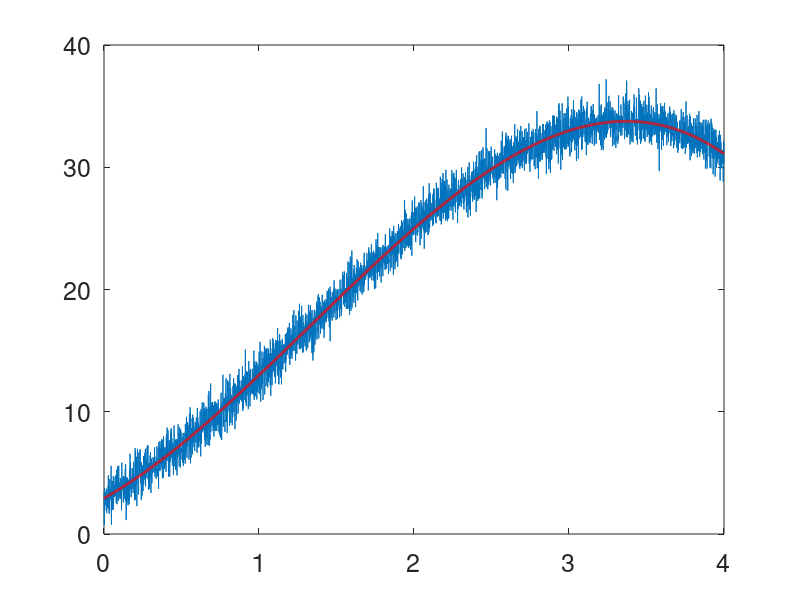

Source code (MATLAB):
clear all
clc
close all

%% Make Corrupted Data
t = (0:.001:4)'; 
n = length(t);
y = 3 + 7.*t + 4.*t.^2 - t.^3;  
y_corr = y + 1*randn(n,1);

plot(t,y_corr)

%% Setup Ax = b, assuming that y = a0 + a1*t + a2*t^2 
%%                                  + a3*t^3 + a4*t^4 + a5*t^5
%% the variable x = [a0; a1; a2; a3; a4];

A = [ones(n,1) t t.^2 t.^3 t.^4];
b = y_corr;


%% Solve the Least-Squares Problem 
Sol = A\b; % or pinv(A)*b
y_Sol = Sol(1) + Sol(2).*t + Sol(3).*t.^2 + Sol(4)*t.^3 + Sol(5)*t.^4;  

hold on
plot(t,y_Sol,'r','linewidth',2)

set(gca,'fontsize',18)